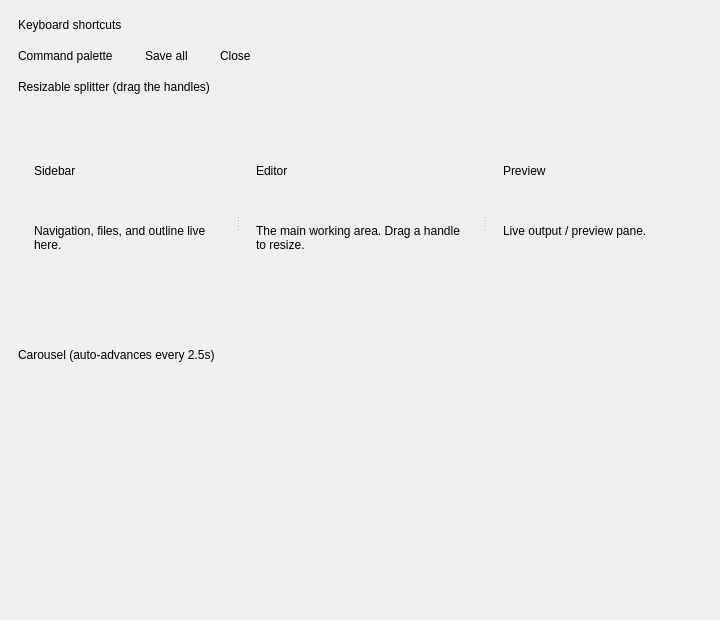
<?xml version="1.0" encoding="UTF-8"?>
<ui version="4.0">
 <class>MainWindow</class>
 <widget class="QMainWindow" name="MainWindow">
  <property name="geometry">
   <rect>
    <x>0</x>
    <y>0</y>
    <width>720</width>
    <height>620</height>
   </rect>
  </property>
  <property name="windowTitle">
   <string>Kbd / Splitter / Carousel</string>
  </property>
  <widget class="QWidget" name="centralwidget">
   <layout class="QVBoxLayout" name="verticalLayout" stretch="0,0,0,1,0,1">
    <property name="spacing">
     <number>14</number>
    </property>
    <property name="leftMargin">
     <number>18</number>
    </property>
    <property name="topMargin">
     <number>18</number>
    </property>
    <property name="rightMargin">
     <number>18</number>
    </property>
    <property name="bottomMargin">
     <number>18</number>
    </property>
    <item>
     <widget class="QLabel" name="kbdSectionLabel">
      <property name="text">
       <string>Keyboard shortcuts</string>
      </property>
     </widget>
    </item>
    <item>
     <layout class="QHBoxLayout" name="kbdRow">
      <property name="spacing">
       <number>16</number>
      </property>
      <item>
       <widget class="QLabel" name="paletteLabel">
        <property name="text">
         <string>Command palette</string>
        </property>
       </widget>
      </item>
      <item>
       <widget class="QCustomKbd" name="paletteKbd">
        <property name="keys" stdset="0">
         <string>Ctrl+K</string>
        </property>
       </widget>
      </item>
      <item>
       <widget class="QLabel" name="saveLabel">
        <property name="text">
         <string>Save all</string>
        </property>
       </widget>
      </item>
      <item>
       <widget class="QCustomKbd" name="saveKbd">
        <property name="keys" stdset="0">
         <string>Ctrl+Shift+S</string>
        </property>
       </widget>
      </item>
      <item>
       <widget class="QLabel" name="closeLabel">
        <property name="text">
         <string>Close</string>
        </property>
       </widget>
      </item>
      <item>
       <widget class="QCustomKbd" name="closeKbd">
        <property name="keys" stdset="0">
         <string>Alt+F4</string>
        </property>
       </widget>
      </item>
      <item>
       <spacer name="kbdSpacer">
        <property name="orientation">
         <enum>Qt::Horizontal</enum>
        </property>
        <property name="sizeHint" stdset="0">
         <size>
          <width>40</width>
          <height>20</height>
         </size>
        </property>
       </spacer>
      </item>
     </layout>
    </item>
    <item>
     <widget class="QLabel" name="splitterSectionLabel">
      <property name="text">
       <string>Resizable splitter (drag the handles)</string>
      </property>
     </widget>
    </item>
    <item>
     <widget class="QCustomSplitter" name="splitter">
      <property name="minimumSize">
       <size>
        <width>0</width>
        <height>150</height>
       </size>
      </property>
      <property name="orientation">
       <enum>Qt::Horizontal</enum>
      </property>
      <widget class="QFrame" name="sidebarPanel">
       <layout class="QVBoxLayout" name="sidebarLayout">
        <property name="leftMargin">
         <number>16</number>
        </property>
        <property name="topMargin">
         <number>16</number>
        </property>
        <property name="rightMargin">
         <number>16</number>
        </property>
        <property name="bottomMargin">
         <number>16</number>
        </property>
        <item>
         <widget class="QLabel" name="sidebarTitle">
          <property name="text">
           <string>Sidebar</string>
          </property>
         </widget>
        </item>
        <item>
         <widget class="QLabel" name="sidebarBody">
          <property name="text">
           <string>Navigation, files, and outline live here.</string>
          </property>
          <property name="wordWrap">
           <bool>true</bool>
          </property>
          <property name="alignment">
           <set>Qt::AlignLeading|Qt::AlignLeft|Qt::AlignTop</set>
          </property>
         </widget>
        </item>
       </layout>
      </widget>
      <widget class="QFrame" name="editorPanel">
       <layout class="QVBoxLayout" name="editorLayout">
        <property name="leftMargin">
         <number>16</number>
        </property>
        <property name="topMargin">
         <number>16</number>
        </property>
        <property name="rightMargin">
         <number>16</number>
        </property>
        <property name="bottomMargin">
         <number>16</number>
        </property>
        <item>
         <widget class="QLabel" name="editorTitle">
          <property name="text">
           <string>Editor</string>
          </property>
         </widget>
        </item>
        <item>
         <widget class="QLabel" name="editorBody">
          <property name="text">
           <string>The main working area. Drag a handle to resize.</string>
          </property>
          <property name="wordWrap">
           <bool>true</bool>
          </property>
          <property name="alignment">
           <set>Qt::AlignLeading|Qt::AlignLeft|Qt::AlignTop</set>
          </property>
         </widget>
        </item>
       </layout>
      </widget>
      <widget class="QFrame" name="previewPanel">
       <layout class="QVBoxLayout" name="previewLayout">
        <property name="leftMargin">
         <number>16</number>
        </property>
        <property name="topMargin">
         <number>16</number>
        </property>
        <property name="rightMargin">
         <number>16</number>
        </property>
        <property name="bottomMargin">
         <number>16</number>
        </property>
        <item>
         <widget class="QLabel" name="previewTitle">
          <property name="text">
           <string>Preview</string>
          </property>
         </widget>
        </item>
        <item>
         <widget class="QLabel" name="previewBody">
          <property name="text">
           <string>Live output / preview pane.</string>
          </property>
          <property name="wordWrap">
           <bool>true</bool>
          </property>
          <property name="alignment">
           <set>Qt::AlignLeading|Qt::AlignLeft|Qt::AlignTop</set>
          </property>
         </widget>
        </item>
       </layout>
      </widget>
     </widget>
    </item>
    <item>
     <widget class="QLabel" name="carouselSectionLabel">
      <property name="text">
       <string>Carousel (auto-advances every 2.5s)</string>
      </property>
     </widget>
    </item>
    <item>
     <widget class="QCustomCarousel" name="carousel">
      <property name="minimumSize">
       <size>
        <width>0</width>
        <height>140</height>
       </size>
      </property>
     </widget>
    </item>
   </layout>
  </widget>
 </widget>
 <customwidgets>
  <customwidget>
   <class>QCustomKbd</class>
   <extends>QWidget</extends>
   <header location="global">Custom_Widgets.QCustomKbd.h</header>
  </customwidget>
  <customwidget>
   <class>QCustomSplitter</class>
   <extends>QSplitter</extends>
   <header location="global">Custom_Widgets.QCustomSplitter.h</header>
  </customwidget>
  <customwidget>
   <class>QCustomCarousel</class>
   <extends>QWidget</extends>
   <header location="global">Custom_Widgets.QCustomCarousel.h</header>
  </customwidget>
 </customwidgets>
 <resources/>
 <connections/>
</ui>
